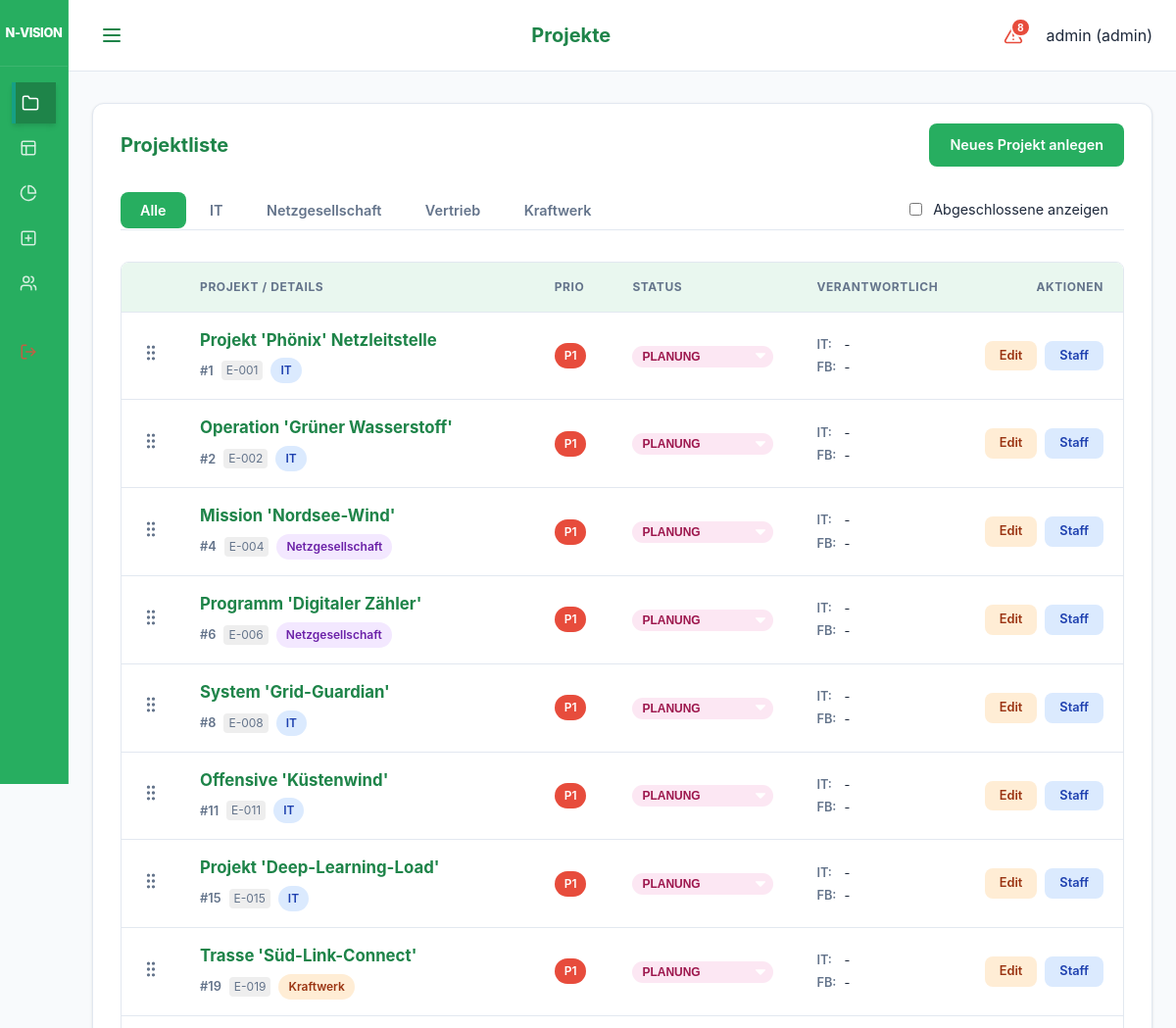
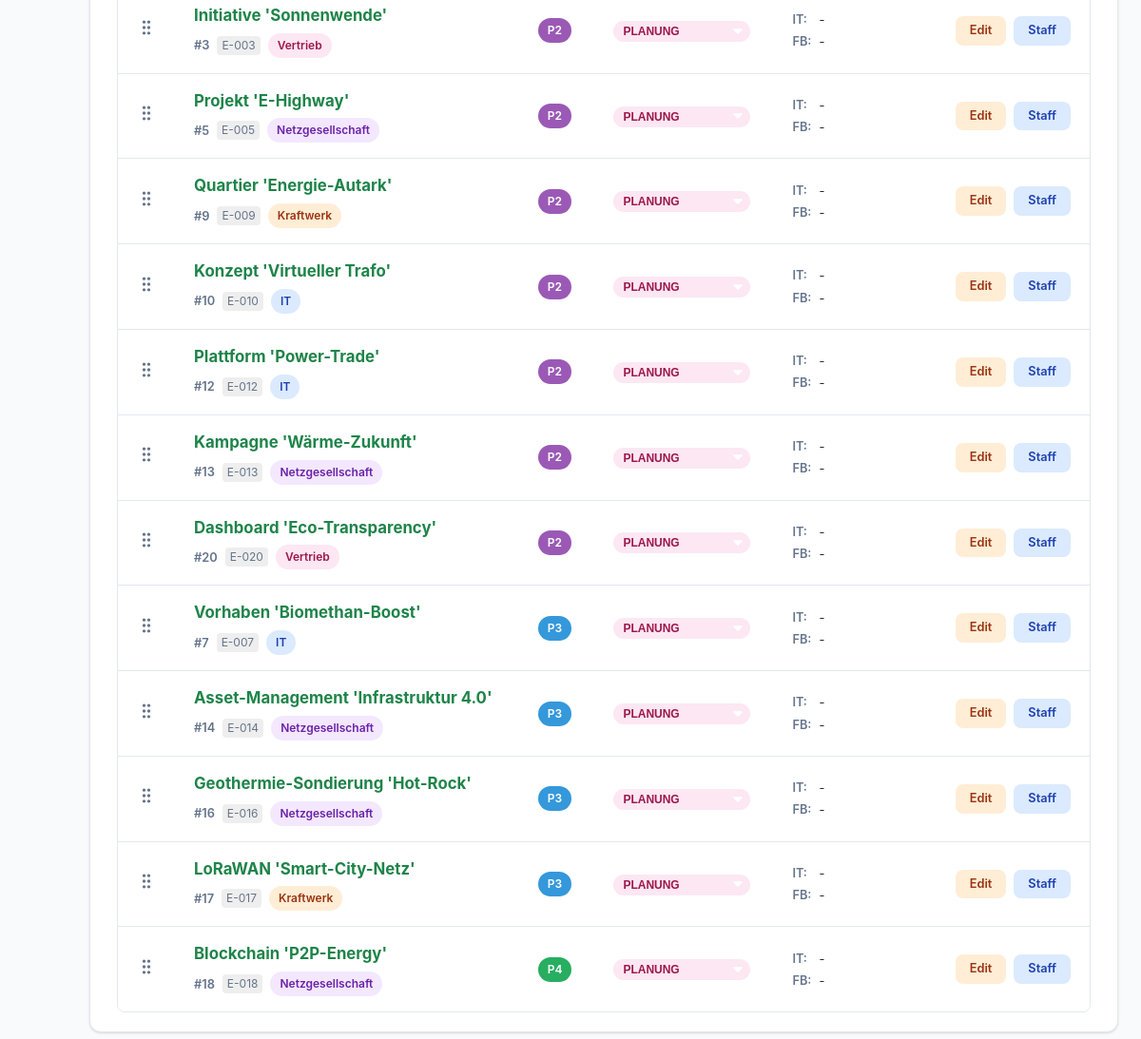
/ui/projects (signed in), run on the app's committed database (2 pictures, top to bottom).
### models.py (models this page shows)
class User(Base):
    __tablename__ = "users"
    id = Column(Integer, primary_key=True, index=True)
    username = Column(String, unique=True, index=True)
    hashed_password = Column(String)
    role = Column(Enum(UserRole), default=UserRole.EMPLOYEE)
    employee_id = Column(Integer, ForeignKey("employees.id"), nullable=True)
    is_active = Column(Boolean, default=True)
    employee = relationship("Employee", back_populates="user")

class Project(Base):
    __tablename__ = "projects"
    id = Column(Integer, primary_key=True, index=True)
    name = Column(String, index=True)
    description = Column(String, nullable=True)
    business_value = Column(String, nullable=True)
    internal_number = Column(String, nullable=True)
    division = Column(String, nullable=True) # "IT", "Netzgesellschaft", "Vertrieb", "Kraftwerk"
    start_date = Column(Date)
    end_date = Column(Date)
    priority = Column(Integer, default=1) # 1 highest
    status = Column(Enum(ProjectStatus), default=ProjectStatus.PLANNING)
    manager_id = Column(Integer, ForeignKey("employees.id"), nullable=True)
    responsible_it = Column(String, nullable=True)
    responsible_fb = Column(String, nullable=True)
    pab_approval = Column(Integer, default=0) # 0 = No, 1 = Yes
    cats_number = Column(String, nullable=True)
    pt_intern_pab = Column(Float, default=0.0)
    pt_intern_planned = Column(Float, default=0.0)
    pt_extern_planned = Column(Float, default=0.0)
    staffings = relationship("Staffing", back_populates="project")
    bookings = relationship("Booking", back_populates="project")
    milestones = relationship("Milestone", back_populates="project", cascade="all, delete-orphan")

### main.py (the view)
@app.get("/ui/projects", response_class=HTMLResponse)
def ui_projects(request: Request, division: Optional[str] = None, show_completed: bool = Query(False), db: Session = Depends(get_db)):
    if not request.state.user:
        return RedirectResponse(url="/login")
    if request.state.user.role == models.UserRole.ADMIN:
        query = db.query(models.Project)
    else:
        query = db.query(models.Project).join(models.Staffing).filter(models.Staffing.employee_id == request.state.user.employee_id)
    if division:
        query = query.filter(models.Project.division == division)
    if not show_completed:
        query = query.filter(models.Project.status != models.ProjectStatus.COMPLETED)
    projects = query.all()
    for p in projects:
        p.progress = calculate_project_progress(p, db)
    return templates.TemplateResponse(
        request=request, name="projects.html", context={
            "projects": projects,
            "active_page": "projects",
            "user": request.state.user,
            "selected_division": division,
            "show_completed": show_completed
        }
    )

### templates/projects.html (shortened to what this page needs)
{% extends "base.html" %}
{% set title = "Projekte" %}
{% block content %}
<div class="card">
    <div class="project-table-header">
        <h2>Projektliste</h2>
        {% if request.state.user and request.state.user.role.value == 'admin' %}
        <a href="/ui/projects/add" class="btn btn-primary">Neues Projekt anlegen</a>
        {% endif %}
    </div>
    <div class="tabs">
        <div style="display: flex; justify-content: space-between; align-items: center; width: 100%;">
            <div>
                <a href="/ui/projects?{% if show_completed %}show_completed=true{% endif %}" class="tab-item {% if not selected_division %}active{% endif %}">Alle</a>
                <a href="/ui/projects?division=IT{% if show_completed %}&show_completed=true{% endif %}" class="tab-item {% if selected_division == 'IT' %}active{% endif %}">IT</a>
                <a href="/ui/projects?division=Netzgesellschaft{% if show_completed %}&show_completed=true{% endif %}" class="tab-item {% if selected_division == 'Netzgesellschaft' %}active{% endif %}">Netzgesellschaft</a>
                <a href="/ui/projects?division=Vertrieb{% if show_completed %}&show_completed=true{% endif %}" class="tab-item {% if selected_division == 'Vertrieb' %}active{% endif %}">Vertrieb</a>
                <a href="/ui/projects?division=Kraftwerk{% if show_completed %}&show_completed=true{% endif %}" class="tab-item {% if selected_division == 'Kraftwerk' %}active{% endif %}">Kraftwerk</a>
            </div>
            <div style="padding-right: 1rem;">
                <label style="display: flex; align-items: center; gap: 0.5rem; font-size: 0.9rem; cursor: pointer;">
                    <input type="checkbox" id="showCompletedCheck" {% if show_completed %}checked{% endif %} onchange="toggleCompleted(this)">
                    Abgeschlossene anzeigen
                </label>
            </div>
        </div>
    </div>
    <div class="modern-table-wrapper">
        <table class="modern-table">
            <thead>
                <tr>
                    {% if request.state.user and request.state.user.role.value == 'admin' %}
                    <th style="width: 40px;"></th>
                    {% endif %}
                    <th data-label="Projekt">Projekt / Details</th>
                    <th data-label="Prio" style="width: 60px;">Prio</th>
                    <th data-label="Status" style="width: 120px;">Status</th>
                    <th data-label="Verantwortlich" class="hide-on-tablet">Verantwortlich</th>
                    <th style="text-align: right;" data-label="Aktionen">Aktionen</th>
                </tr>
            </thead>
            <tbody id="project-table-body">
                {% for p in projects|sort(attribute='priority') %}
                <tr data-id="{{ p.id }}" class="{% if request.state.user and request.state.user.role.value == 'admin' %}draggable-row{% endif %}">
                    {% if request.state.user and request.state.user.role.value == 'admin' %}
                    <td class="drag-handle" style="cursor: grab; color: var(--text-muted); text-align: center;" data-label="Sort">
                    </td>
                    {% endif %}
                    <td data-label="Projekt">
                        <div style="display: flex; flex-direction: column;">
                            <a href="/ui/projects/{{ p.id }}" class="project-name-link">{{ p.name }}</a>
                            <div style="margin-top: 0.35rem; display: flex; align-items: center; gap: 0.5rem;">
                                <span style="font-weight: 600; font-size: 0.8rem; color: var(--text-muted);">#{{ p.id }}</span>
                                {% if p.internal_number %}
                                <small style="color: var(--text-muted); background: #eee; padding: 1px 5px; border-radius: 4px;">{{ p.internal_number }}</small>
                                {% endif %}
                                {% if p.division == 'IT' %}
                                    <span class="badge badge-it">{{ p.division }}</span>
                                {% elif p.division == 'Netzgesellschaft' %}
                                    <span class="badge badge-netz">{{ p.division }}</span>
                                {% elif p.division == 'Vertrieb' %}
                                    <span class="badge badge-vertrieb">{{ p.division }}</span>
                                {% elif p.division == 'Kraftwerk' %}
                                    <span class="badge badge-kraftwerk">{{ p.division }}</span>
                                {% else %}
                                    <span class="badge badge-default">{{ p.division if p.division else '-' }}</span>
                                {% endif %}
                            </div>
                        </div>
                    </td>
                    <td data-label="Prio">
                        {% if p.priority == 1 %}
                                <span class="badge" style="background-color: var(--danger); color: white;">P1</span>
                                {% elif p.priority == 2 %}
                                <span class="badge" style="background-color: var(--warning); color: white;">P2</span>
                                {% elif p.priority == 3 %}
                                <span class="badge" style="background-color: var(--info); color: white;">P3</span>
                                {% elif p.priority == 4 %}
                                <span class="badge" style="background-color: var(--success); color: white;">P4</span>
                        {% else %}
                            <span class="badge badge-default">P{{ p.priority }}</span>
                        {% endif %}
                    </td>
                    <td data-label="Status">
                        <div style="display: flex; flex-direction: column; gap: 0.4rem;">
                            {% if request.state.user and request.state.user.role.value == 'admin' %}
                            <form action="/ui/projects/{{ p.id }}/status" method="post" id="status-form-{{ p.id }}">
                                <select name="status" class="badge status-{{ p.status.value.replace('_', '-') }}"
                                        style="align-self: flex-start; border: none; cursor: pointer; appearance: none; -webkit-appearance: none; padding-right: 1.5rem; background-repeat: no-repeat; background-position: right 0.5rem top 50%; background-size: 0.65rem auto;"
                                        onchange="this.form.submit()">
                                    <option value="planning" {% if p.status.value == "planning" %}selected{% endif %}>PLANUNG</option>
                                </select>
                            </form>
                            {% endif %}
                        </div>
                    </td>
                    <td data-label="Verantwortlich" class="hide-on-tablet">
                        <div class="responsible-info">
                            <span class="responsible-label">IT:</span> <span>{{ p.responsible_it if p.responsible_it else '-' }}</span>
                            <span class="responsible-label">FB:</span> <span>{{ p.responsible_fb if p.responsible_fb else '-' }}</span>
                        </div>
                    </td>
                    <td style="text-align: right;" data-label="Aktionen">
                        <div class="action-buttons" style="justify-content: flex-end;">
                            {% if request.state.user and request.state.user.role.value == 'admin' %}
                            <a href="/ui/projects/{{ p.id }}/edit" class="btn btn-small btn-edit" title="Bearbeiten">Edit</a>
                            <a href="/ui/staffing/add?project_id={{ p.id }}" class="btn btn-small btn-staffing" title="Staffing">Staff</a>
                            {% endif %}
                        </div>
                    </td>
                </tr>
                {% endfor %}
            </tbody>
        </table>
    </div>
</div>
{% endblock %}

### templates/base.html (shortened to what this page needs)
<!DOCTYPE html>
<html lang="de">
<head>
    <link rel="stylesheet" href="{{ static_url('/static/styles.css') }}">
</head>
<body>
<div class="app-layout">
    <aside class="sidebar">
        <div class="sidebar-header">
            <div class="brand-title">N-VISION</div>
        </div>
        <nav class="sidebar-nav">
            <div class="nav-group">
                <a href="/ui/projects" class="{% if active_page == 'projects' %}active{% endif %}" title="Projekte">
                    <svg xmlns="http://www.w3.org/2000/svg" width="18" height="18" viewBox="0 0 24 24" fill="none" stroke="currentColor" stroke-width="2" stroke-linecap="round" stroke-linejoin="round" class="nav-icon"><path d="M22 19a2 2 0 0 1-2 2H4a2 2 0 0 1-2-2V5a2 2 0 0 1 2-2h5l2 3h9a2 2 0 0 1 2 2z"/></svg>
                </a>
                <a href="/" class="{% if active_page == 'heatmap' %}active{% endif %}" title="Heatmap">
                    <svg xmlns="http://www.w3.org/2000/svg" width="18" height="18" viewBox="0 0 24 24" fill="none" stroke="currentColor" stroke-width="2" stroke-linecap="round" stroke-linejoin="round" class="nav-icon"><rect width="18" height="18" x="3" y="3" rx="2"/><path d="M3 9h18"/><path d="M9 21V9"/></svg>
                </a>
                <a href="/ui/reports" class="{% if active_page == 'reports' %}active{% endif %}" title="Reports">
                    <svg xmlns="http://www.w3.org/2000/svg" width="18" height="18" viewBox="0 0 24 24" fill="none" stroke="currentColor" stroke-width="2" stroke-linecap="round" stroke-linejoin="round" class="nav-icon"><path d="M21.21 15.89A10 10 0 1 1 8 2.83"></path><path d="M22 12A10 10 0 0 0 12 2v10z"></path></svg>
                </a>
                {% if request.state.user and request.state.user.role.value == 'admin' %}
                <a href="/ui/projects/add" class="{% if active_page == 'project_add' %}active{% endif %}" title="Projekt anlegen">
                    <svg xmlns="http://www.w3.org/2000/svg" width="18" height="18" viewBox="0 0 24 24" fill="none" stroke="currentColor" stroke-width="2" stroke-linecap="round" stroke-linejoin="round" class="nav-icon"><rect width="18" height="18" x="3" y="3" rx="2"/><path d="M12 8v8"/><path d="M8 12h8"/></svg>
                </a>
                <a href="/ui/employees" class="{% if active_page == 'employees' %}active{% endif %}" title="Mitarbeiter">
                </a>
                {% endif %}
            </div>
            <div class="nav-group" style="margin-top: auto;">
                <a href="/logout" style="color: var(--danger);" title="Abmelden">
                </a>
            </div>
        </nav>
    </aside>
    <div class="main-wrapper">
        <header class="top-bar">
            <button class="menu-toggle" id="menuToggle" aria-label="Menü öffnen">
                <svg xmlns="http://www.w3.org/2000/svg" width="24" height="24" viewBox="0 0 24 24" fill="none" stroke="currentColor" stroke-width="2" stroke-linecap="round" stroke-linejoin="round"><line x1="4" x2="20" y1="12" y2="12"/><line x1="4" x2="20" y1="6" y2="6"/><line x1="4" x2="20" y1="18" y2="18"/></svg>
            </button>
            <h1 class="page-title">{{ title if title else "N-VISION" }}</h1>
            <div class="user-info" style="display: flex; align-items: center; gap: 1rem;">
                {% if request.state.user %}
                {% set criticals = get_critical_projects(request) %}
                <button class="critical-trigger" id="criticalTrigger" title="Kritische Projekte">
                    {% if criticals|length > 0 %}
                    <span class="critical-badge">{{ criticals|length }}</span>
                    {% endif %}
                </button>
                {% endif %}
                <span>{{ request.state.user.username if request.state.user else "Gast" }} ({{ request.state.user.role.value if request.state.user else "" }})</span>
            </div>
        </header>
        <main class="content-area">
            {% block content %}{% endblock %}
        </main>
    </div>
</div>
</body>
</html>

### data on the page
User: state.user "admin", state.user.role "admin"
Project: name "Projekt 'Phönix' Netzleitstelle", id "1", internal_number "E-001", division "IT", priority "P1", status "PLANUNG", responsible_it "-", responsible_fb "-"
Project: name "Operation 'Grüner Wasserstoff'", id "2", internal_number "E-002", division "IT", priority "P1", status "PLANUNG", responsible_it "-", responsible_fb "-"
Project: name "Mission 'Nordsee-Wind'", id "4", internal_number "E-004", division "Netzgesellschaft", priority "P1", status "PLANUNG", responsible_it "-", responsible_fb "-"
Project: name "Programm 'Digitaler Zähler'", id "6", internal_number "E-006", division "Netzgesellschaft", priority "P1", status "PLANUNG", responsible_it "-", responsible_fb "-"
Project: name "System 'Grid-Guardian'", id "8", internal_number "E-008", division "IT", priority "P1", status "PLANUNG", responsible_it "-", responsible_fb "-"
Project: name "Offensive 'Küstenwind'", id "11", internal_number "E-011", division "IT", priority "P1", status "PLANUNG", responsible_it "-", responsible_fb "-"
Project: name "Projekt 'Deep-Learning-Load'", id "15", internal_number "E-015", division "IT", priority "P1", status "PLANUNG", responsible_it "-", responsible_fb "-"
Project: name "Trasse 'Süd-Link-Connect'", id "19", internal_number "E-019", division "Kraftwerk", priority "P1", status "PLANUNG", responsible_it "-", responsible_fb "-"
Project: name "Initiative 'Sonnenwende'", id "3", internal_number "E-003", division "Vertrieb", priority "P2", status "PLANUNG", responsible_it "-", responsible_fb "-"
Project: name "Projekt 'E-Highway'", id "5", internal_number "E-005", division "Netzgesellschaft", priority "P2", status "PLANUNG", responsible_it "-", responsible_fb "-"
Project: name "Quartier 'Energie-Autark'", id "9", internal_number "E-009", division "Kraftwerk", priority "P2", status "PLANUNG", responsible_it "-", responsible_fb "-"
Project: name "Konzept 'Virtueller Trafo'", id "10", internal_number "E-010", division "IT", priority "P2", status "PLANUNG", responsible_it "-", responsible_fb "-"
Project: name "Plattform 'Power-Trade'", id "12", internal_number "E-012", division "IT", priority "P2", status "PLANUNG", responsible_it "-", responsible_fb "-"
Project: name "Kampagne 'Wärme-Zukunft'", id "13", internal_number "E-013", division "Netzgesellschaft", priority "P2", status "PLANUNG", responsible_it "-", responsible_fb "-"
Project: name "Dashboard 'Eco-Transparency'", id "20", internal_number "E-020", division "Vertrieb", priority "P2", status "PLANUNG", responsible_it "-", responsible_fb "-"
Project: name "Vorhaben 'Biomethan-Boost'", id "7", internal_number "E-007", division "IT", priority "P3", status "PLANUNG", responsible_it "-", responsible_fb "-"
Project: name "Asset-Management 'Infrastruktur 4.0'", id "14", internal_number "E-014", division "Netzgesellschaft", priority "P3", status "PLANUNG", responsible_it "-", responsible_fb "-"
Project: name "Geothermie-Sondierung 'Hot-Rock'", id "16", internal_number "E-016", division "Netzgesellschaft", priority "P3", status "PLANUNG", responsible_it "-", responsible_fb "-"
Project: name "LoRaWAN 'Smart-City-Netz'", id "17", internal_number "E-017", division "Kraftwerk", priority "P3", status "PLANUNG", responsible_it "-", responsible_fb "-"
Project: name "Blockchain 'P2P-Energy'", id "18", internal_number "E-018", division "Netzgesellschaft", priority "P4", status "PLANUNG", responsible_it "-", responsible_fb "-"

### other printed values
{{ title if title else "N-VISION" }} "Projekte"
{{ criticals|length }} "8"
